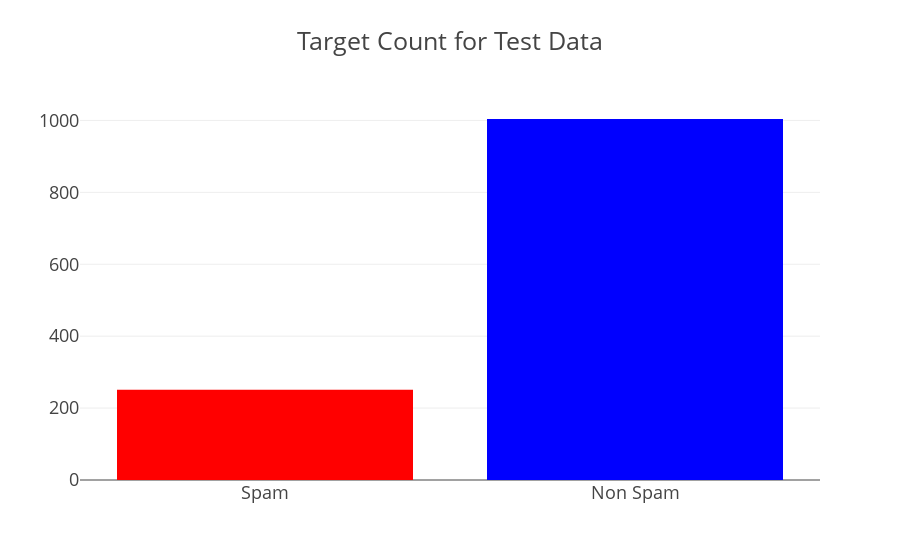
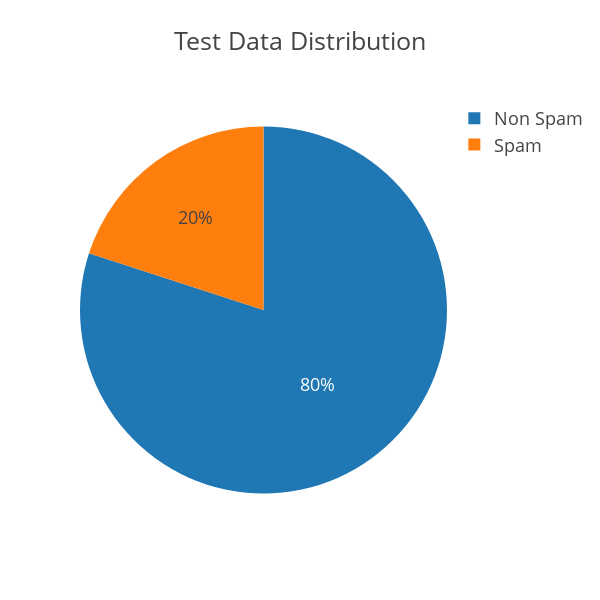

Notebook cell for these charts, in order:
### Code cell
configure_plotly_browser_state()

spam_test_index = [i for i,o in enumerate(y_test) if o == 1]
non_spam_test_index = [i for i,o in enumerate(y_test) if o == 0]

spam_size = len(spam_test_index)
non_spam_size = len(non_spam_test_index)
total_test_size = spam_size + non_spam_size

trace = go.Bar(
    x=["Spam","Non Spam"],
    y=[spam_size, non_spam_size],
    marker=dict(
        color=[spam_size, non_spam_size],
        colorscale = 'Picnic',
        reversescale = True
    ),
)

layout = go.Layout(
    title='Target Count for Test Data',
    font=dict(size=18)
)

data = [trace]
fig = go.Figure(data=data, layout=layout)
py.iplot(fig, filename="TargetCount")

## target distribution ##
labels = (np.array(["Spam", "Non Spam"]))
sizes = (np.array(([spam_size,non_spam_size]))/total_train_size*100)

trace = go.Pie(labels=labels, values=sizes)
layout = go.Layout(
    title='Test Data Distribution',
    font=dict(size=18),
    width=600,
    height=600,
)
data = [trace]
fig = go.Figure(data=data, layout=layout)
py.iplot(fig, filename="usertype")

### Figure 1 — Plotly figure (JSON) as saved in the notebook; plotly's stock layout.template omitted (floating-point values rounded to 4 significant figures)
{"data": [{"marker": {"color": [251, 1004], "reversescale": true, "colorscale": "Picnic"}, "x": ["Spam", "Non Spam"], "type": "bar", "y": [251, 1004], "uid": "ede9a1a9-104e-4b7e-a2d9-d32d3dd0daa7"}], "layout": {"font": {"size": 18}, "title": {"text": "Target Count for Test Data"}}}

### Figure 2 — Plotly figure (JSON) as saved in the notebook; plotly's stock layout.template omitted (floating-point values rounded to 4 significant figures)
{"data": [{"type": "pie", "labels": ["Spam", "Non Spam"], "values": [6.569, 26.28], "uid": "b5529d07-3433-4246-a964-becca3947512"}], "layout": {"title": {"text": "Test Data Distribution"}, "font": {"size": 18}, "width": 600, "height": 600}}
